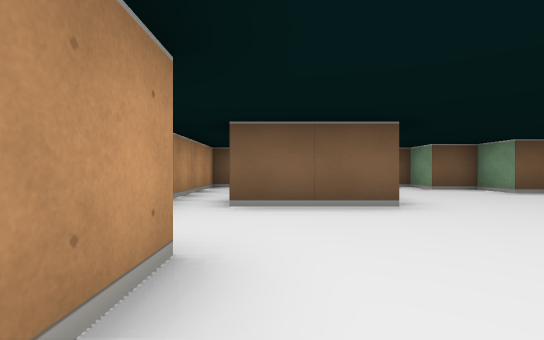
View 1 (above)

12 first-person views from a walk through a cub3D maze. The camera is about half as high as the walls, looks level and sees 85° across. The floor is counted in squares. Each view is taken from the middle of a square. On the plan, view 1 faces up. The plan holds only what a view shows up to about 9 squares ahead; the rest is blank.

View 2
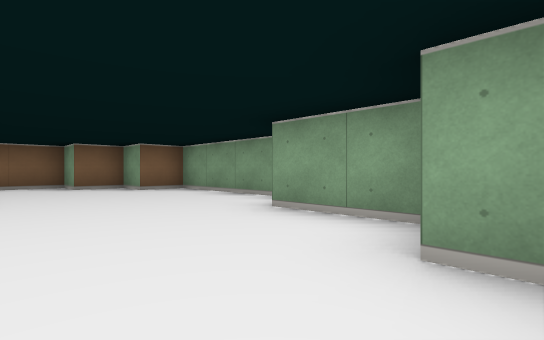

View 3
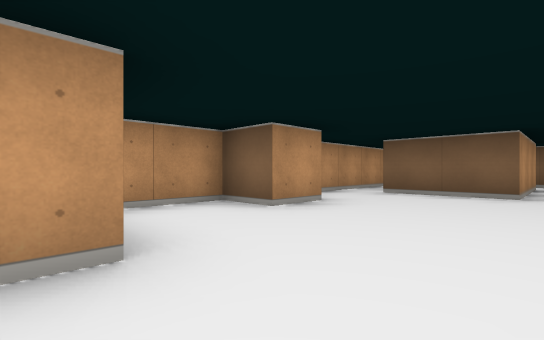

View 4
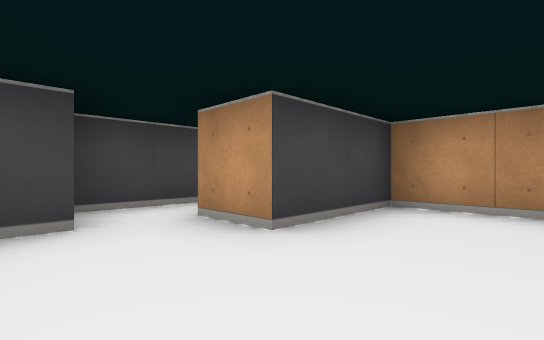

View 5
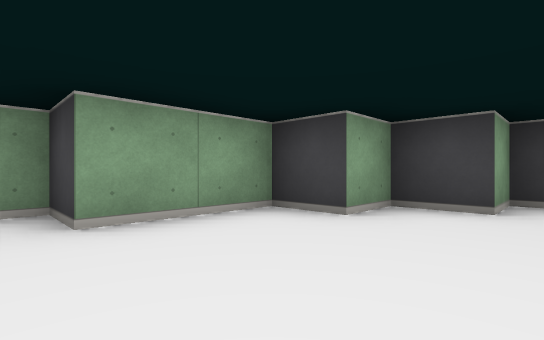

View 6
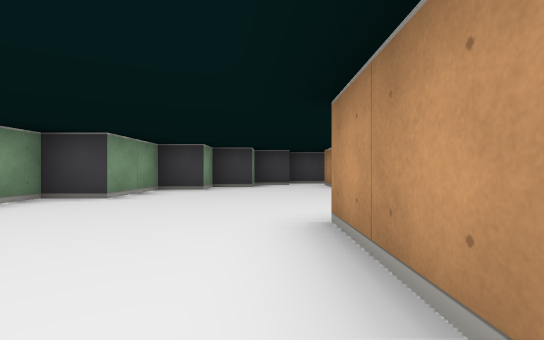

View 7
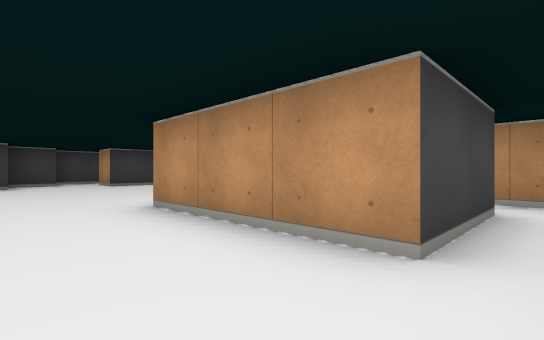

View 8
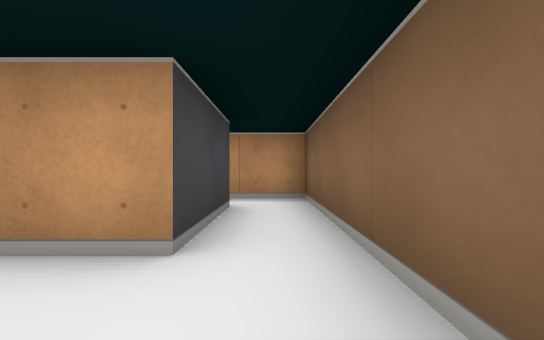

View 9
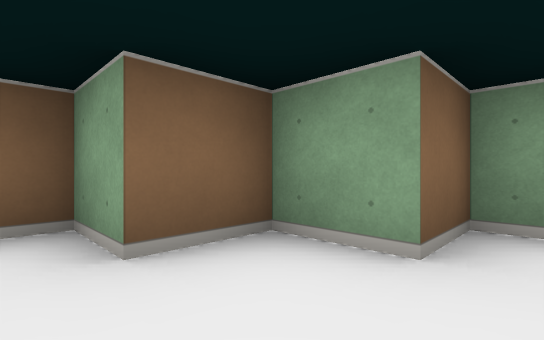

View 10
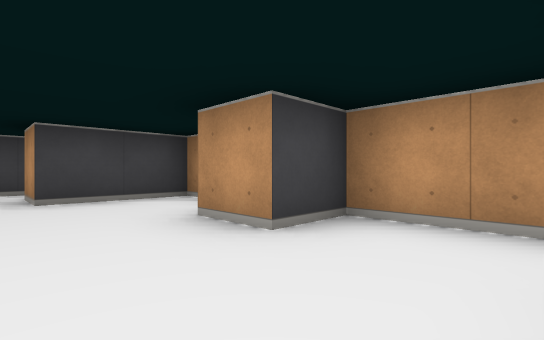

View 11
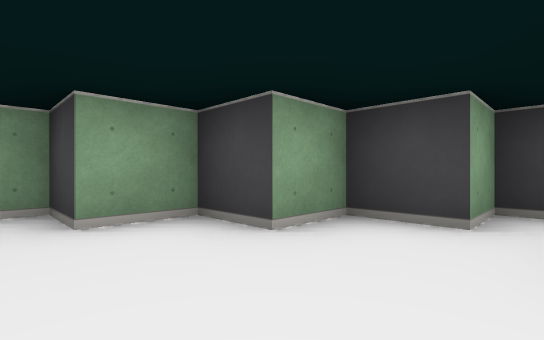

View 12
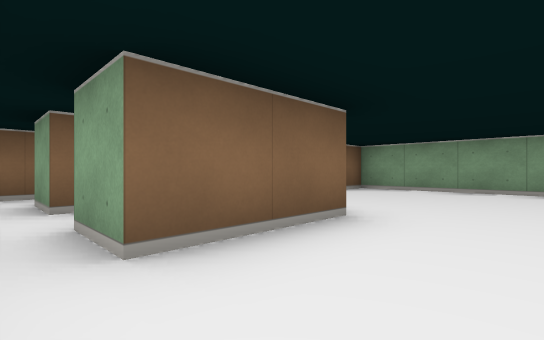

### Floor plan
Points are (right, up) in squares from view 1. A wall is a line through its corners. A room is listed if a view was taken in it or the views show most of it. See-through windows are left out.
Room 1 (views 1, 2, 3, 4, 5, 6, 7, 8, 9, 10, 11, 12)
walls: (-1.5, 3.5) (-1.5, 1.5) (-0.5, 1.5) (-0.5, 0.5) (-1.5, 0.5) (-1.5, -1.5) (0.5, -1.5) (0.5, -2.5); (-0.5, 6.5) (1.5, 6.5) (1.5, 3.5) (-0.5, 3.5); (-0.1, -3.5) (1.5, -3.5) (1.5, -2.5) (2.5, -2.5) (2.5, -1.5) (3.5, -1.5) (3.5, -0.5) (4.5, -0.5) (4.5, 1.5) (5.5, 1.5) (5.5, 5.5) (4.5, 5.5) (4.5, 6.5) (3.5, 6.5) (3.5, 7.5) (-0.5, 7.5)
ways out: opening at (-1, 3) to room 2; opening at (0.5, 7) to room 2
Room 2 (no view inside)
walls: (-0.5, 5.5) (-0.5, 6.5); (-0.5, 3.5) (-0.5, 4.5); (-0.5, 7.5) (-1.5, 7.5) (-1.5, 3.5)
ways out: opening at (-1, 3) to room 1; opening at (0.5, 7) to room 1

Where each view was taken, in squares from view 1:
view 1: 0 up, 0 right, facing up
view 2: 1 down, 2 right, facing up-right
view 3: 2 down, 2 right, facing up-left
view 4: 0 up, 2 right, facing down-left
view 5: 2 up, 2 right, facing down-right
view 6: 6 up, 2 right, facing down
view 7: 7 up, 3 right, facing down-left
view 8: 7 up, 3 right, facing left
view 9: 5 up, 3 right, facing up-right
view 10: 3 up, 1 right, facing down-left
view 11: 0 up, 1 right, facing down-right
view 12: 2 up, 1 left, facing up-right
